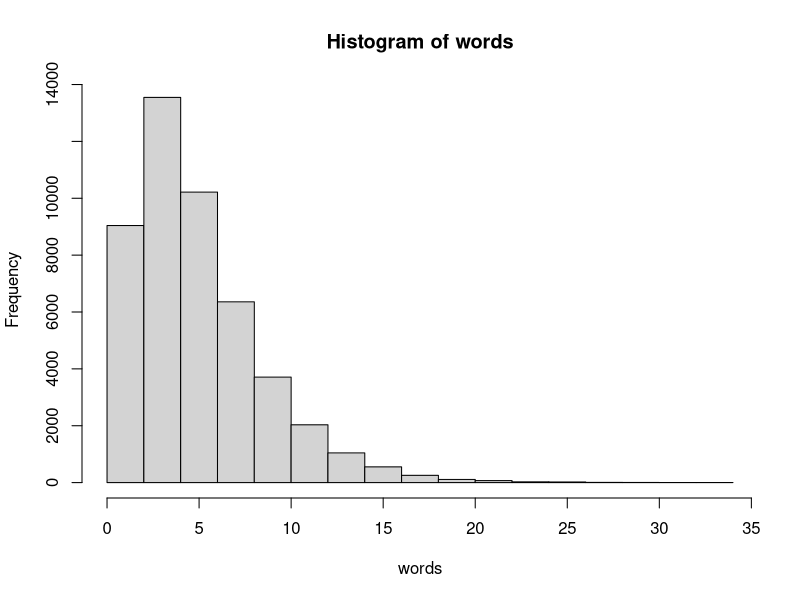
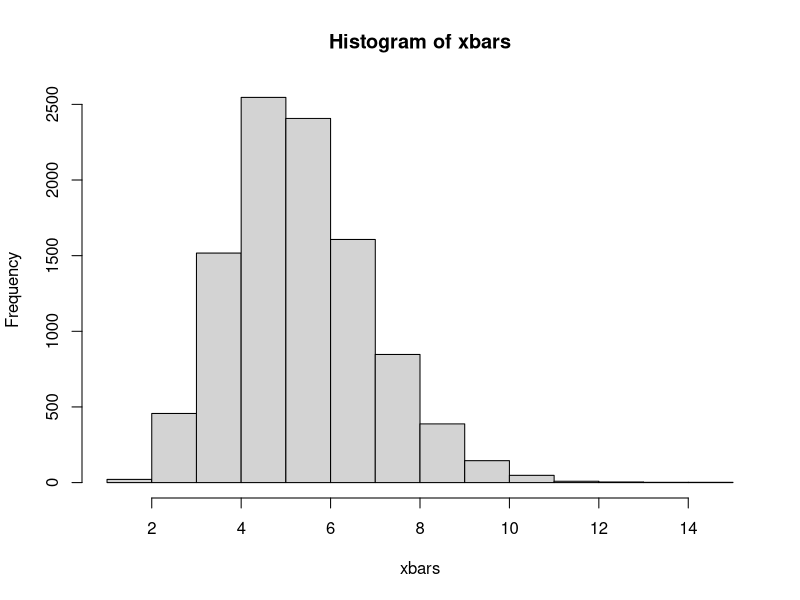
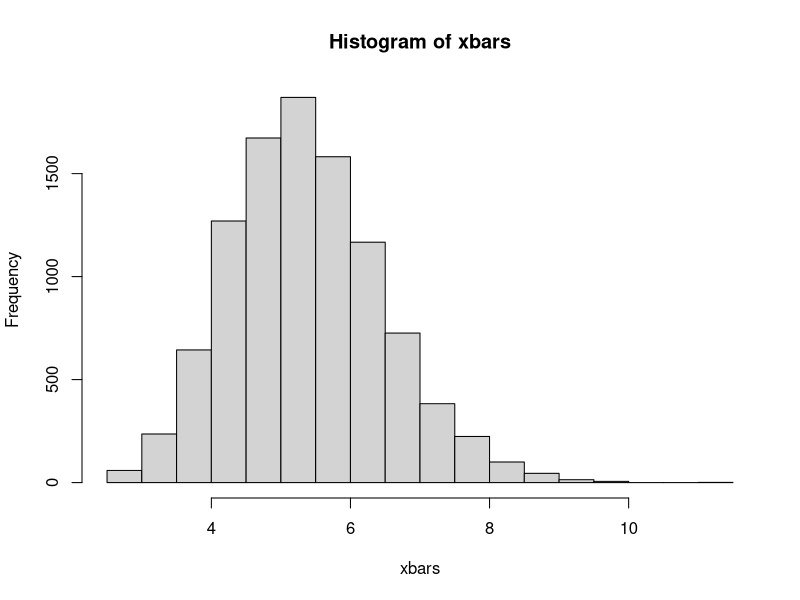
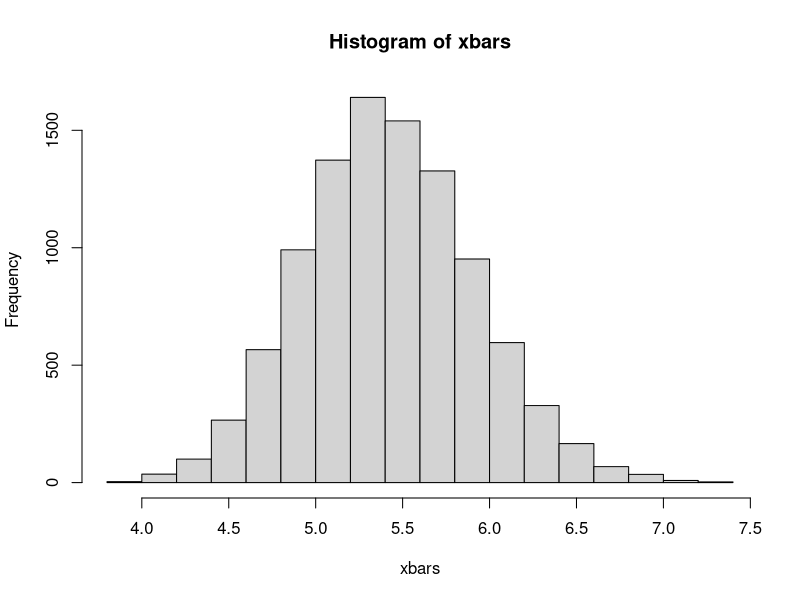
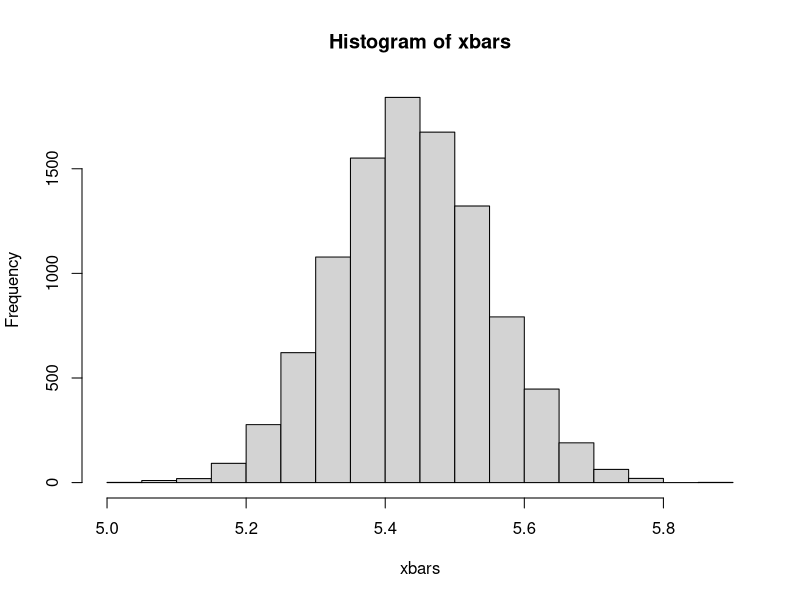

Recreate these plots in R, in order. (Note: this script raises an error after producing the figures.)
## ---- chunk 1
knitr::opts_chunk$set(echo = TRUE)
## ---- chunk 2
set.seed(123)
words <- ceiling(rgamma(47000, shape = 1.992, scale = 2.480))
mean(words)
sd(words)
hist(words)
## ---- chunk 3
n <- 5
words_sample <- sample(words, n, replace = FALSE)
## ---- chunk 4
words_sample
mean(words_sample)
## ---- chunk 5
# number of observations in each sample
n <- 5

# number of samples to take
samples <- 10000   

# this is where we will put our xbars for each sample
xbars <- rep(0, samples)          
## ---- chunk 6
head(xbars)
tail(xbars)
xbars[100]                   #the 100th element of xbars
## ---- chunk 7
set.seed(456)
for(i in 1:samples){
  words_sample <- sample(words, n, replace = FALSE)
  xbars[i] <- mean(words_sample)
}
## ---- chunk 8
head(xbars)
tail(xbars)
xbars[100]
## ---- chunk 9
hist(xbars)
mean(xbars)
sd(xbars)
## ---- chunk 10
get_var <- function(n) {
  n <- n
  samples <- 10000   
  xbars <- rep(0, samples)    
  
  set.seed(789)
  for(i in 1:samples){
    words_sample <- sample(words, n, replace = FALSE)
    xbars[i] <- mean(words_sample)
  }
  
  hist(xbars)
  m <- mean(xbars)
  s <- sd(xbars)
  return(c(m,s))
}
## ---- chunk 11
get_var(10)
get_var(50)
get_var(1000)
## ---- chunk 12
vars <- map(1:20, get_var) %>% unlist
## ---- chunk 13
n <- 4
X <- rbinom(1, n, 0.2)
phat <- X/n
X
phat
## ---- chunk 14
# number of observations in each sample
n <- 4

# number of samples to take
samples <- 10000 
## ---- chunk 15
set.seed(321)
X <- rbinom(samples, n, 0.2)
head(X)
## ---- chunk 16
phats <- X/n
head(phats)
## ---- chunk 17
hist(phats)
mean(phats)
sd(phats)
## ---- chunk 18
n <- 4
samples <- 10000
set.seed(654)
X <- rbinom(samples, n, 0.2)
phats <- X/n
hist(phats)
mean(phats)
sd(phats)
## ---- chunk 19
prop.test(602, 1400)
## ---- chunk 20
prop.test(602, 1400, conf.level = 0.99)
## ---- chunk 21
n <- 1400
samples <- 10000
set.seed(93)
support <- rbinom(samples, n, 0.44)
head(support)
## ---- chunk 22
prop.test(support[1], n)
#int <- prop.test(support[1], n)
#int
#int$conf.int
#int$conf.int[1]
#int$conf.int[2]
#x <- 0.44 >= int$conf.int[1] & 0.44 <= int$conf.int[2]
#x
## ---- chunk 23
# a vector for our TRUEs and FALSEs (Note TRUE = 1 and FALSE = 0)
is_it_in <- rep(0, samples)

for(i in 1:samples){
   int <- prop.test(support[i], n)
   is_it_in[i] <- 0.44 >= int$conf.int[1] & 0.44 <= int$conf.int[2]
}
## ---- chunk 24
head(is_it_in)

# The number of intervals containing 0.44
sum(is_it_in)

# The proportion of intervals containing 0.44
sum(is_it_in)/samples
## ---- chunk 25
binom.test(3, 62)
